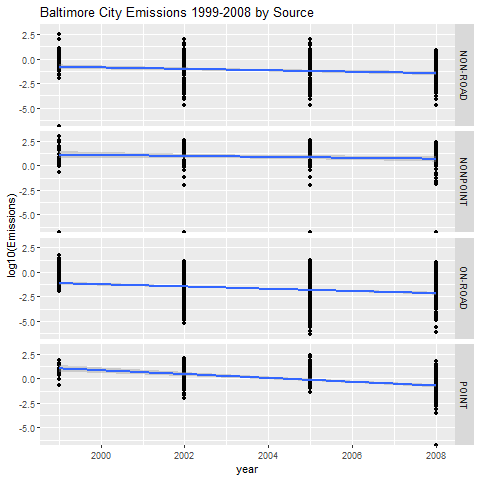

The R source for this figure:
#source("main.R")

#PLOT 3: Of the four types of sources indicated by the type (point, nonpoint, onroad, nonroad) variable, 
# which of these four sources have seen decreases in emissions from 1999–2008 for Baltimore City? 
#Which have seen increases in emissions from 1999–2008? Use the ggplot2 plotting system to make a plot answer this question.

png(file = "plot3.png")

library(ggplot2)
ggplot(baltimoreSub, aes(year, log10(Emissions)))+geom_point() +facet_grid(type~.) + geom_smooth(method="lm") + labs(title = "Baltimore City Emissions 1999-2008 by Source")
#According to linear regression line, all types have decreased over time. None have increased on average.
dev.off()
